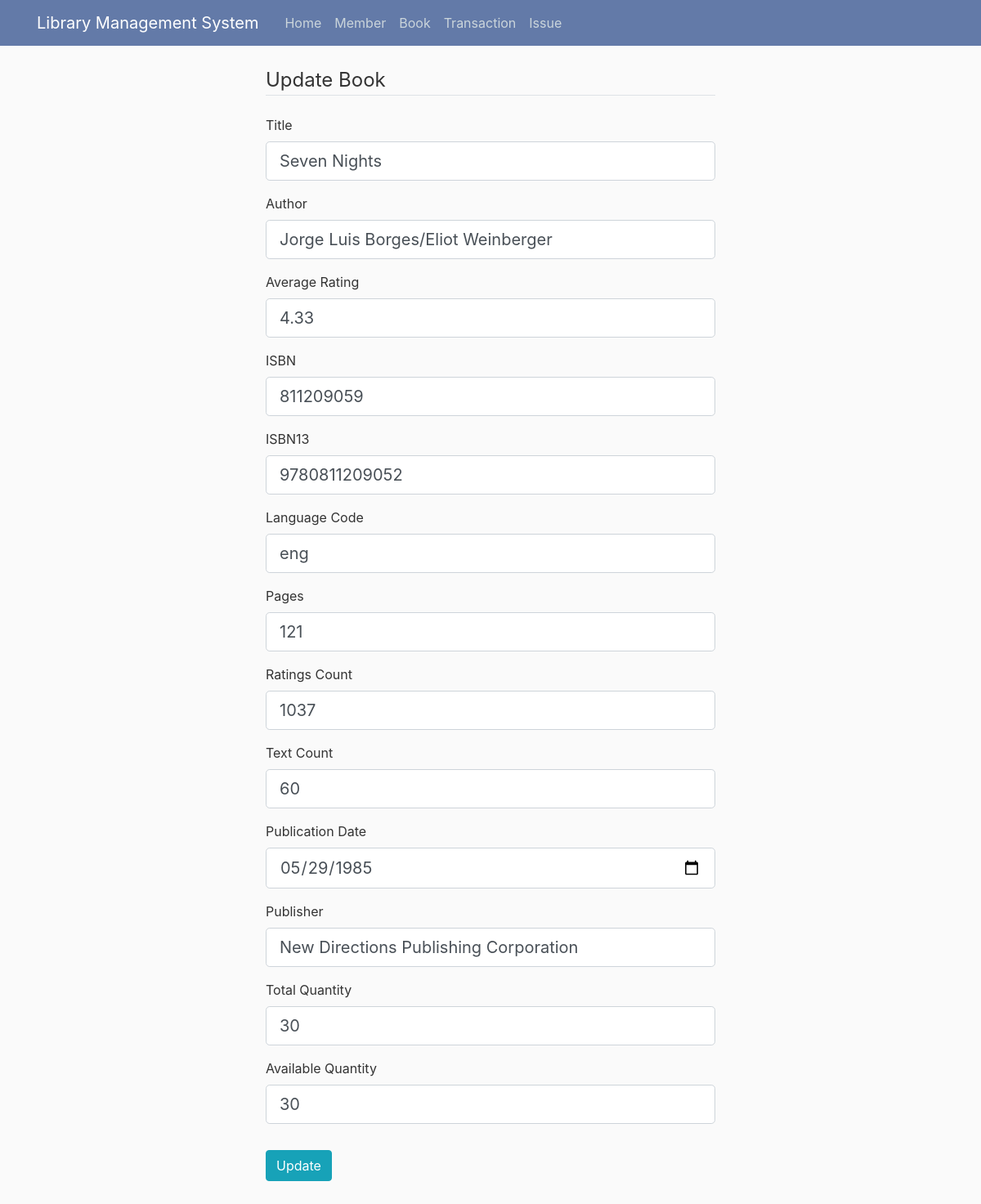
The page /book/2/update on the database as committed earlier.
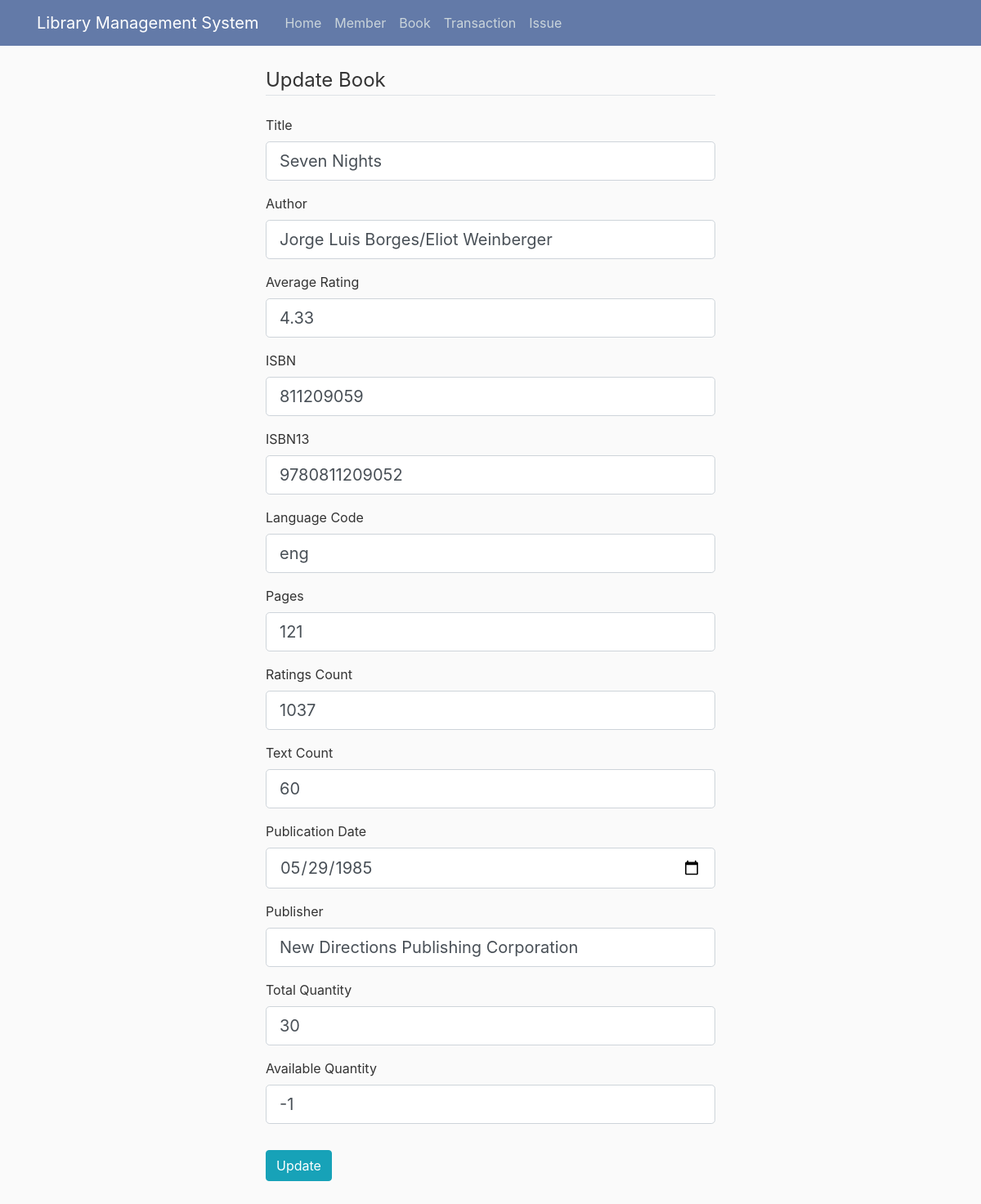
The same page on the database as committed later.
### library/models.py (models this page shows, shortened)
class Book(db.Model):
    id = db.Column(db.Integer, primary_key=True)
    title = db.Column(db.String, nullable=False)
    authors = db.Column(db.String, nullable=False)
    average_rating = db.Column(db.Float, nullable=False)
    isbn = db.Column(db.Integer, nullable=False)
    isbn13 = db.Column(db.Integer, nullable=False)
    language_code = db.Column(db.String(300), nullable=False)
    num_pages = db.Column(db.Integer, nullable=False)
    ratings_count = db.Column(db.Integer, nullable=False)
    text_reviews_count = db.Column(db.Integer, nullable=False)
    publication_date = db.Column(db.Date, nullable=False)
    publisher = db.Column(db.String, nullable=False)
    total_quantity = db.Column(db.Integer, default=30)
    available_quantity = db.Column(db.Integer, default=30, nullable=True)
    total_issue = db.Column(db.Integer, default=10, nullable=True)
    transaction = db.relationship('Transaction', backref='book', lazy=True, passive_deletes=True)

### library/routes/book_routes.py (the view)
@app.route("/book/<int:book_id>/update", methods=['GET', 'POST'])
def update_book(book_id):
    book = Book.query.get_or_404(book_id)
    form = UpdateBook()
    if form.validate_on_submit():
        book.title = form.title.data
        book.authors = form.authors.data
        book.average_rating = form.average_rating.data
        book.isbn = form.isbn.data
        book.isbn13 = form.isbn13.data
        book.language_code = form.language_code.data
        book.num_pages = form.num_pages.data
        book.ratings_count = form.ratings_count.data
        book.text_reviews_count = form.text_reviews_count.data
        book.publication_date = form.publication_date.data
        book.publisher = form.publisher.data
        book.total_quantity = form.total_quantity.data
        book.available_quantity = form.available_quantity.data
        db.session.commit()
        flash('Book details have been updated!', 'success')
        return redirect(url_for('view_book'))
    elif request.method == 'GET':
        form.title.data = book.title
        form.authors.data = book.authors
        form.average_rating.data = book.average_rating
        form.isbn.data = book.isbn
        form.isbn13.data = book.isbn13
        form.language_code.data = book.language_code
        form.num_pages.data = book.num_pages
        form.ratings_count.data = book.ratings_count
        form.text_reviews_count.data = book.text_reviews_count
        form.publication_date.data = book.publication_date
        form.publisher.data = book.publisher
        form.total_quantity.data = book.total_quantity
        form.available_quantity.data = book.available_quantity
    return render_template('book/add_book.html', title='Update Book',
                           form=form, legend='Update Book')

### library/forms.py
class UpdateBook(FlaskForm):
    title = StringField('Title', validators=[DataRequired()])
    authors = StringField('Author', validators=[DataRequired()])
    average_rating = FloatField('Average Rating', validators=[DataRequired()])
    isbn = StringField('ISBN', validators=[DataRequired()])
    isbn13 = StringField('ISBN13', validators=[DataRequired()])
    language_code = StringField('Language Code', validators=[DataRequired()])
    num_pages = IntegerField('Pages', validators=[DataRequired()])
    ratings_count = IntegerField('Ratings Count', validators=[DataRequired()])
    text_reviews_count = IntegerField('Text Count', validators=[DataRequired()])
    publication_date = DateField('Publication Date', validators=[DataRequired()])
    publisher = StringField('Publisher', validators=[DataRequired()])
    total_quantity = IntegerField('Total Quantity', validators=[DataRequired()])
    available_quantity = IntegerField('Available Quantity')
    submit = SubmitField('Update')

### library/templates/book/add_book.html (shortened to what the changed rows need)
{% extends "layout.html" %}
{% block content %}
<div class="content-section">
    <form method="POST" action="" class="add_data">
        <fieldset class="form-group">
            <div class="form-group">
                {{ form.title.label(class="form-control-label") }}
                {% if form.title.errors %}
                {{ form.title(class="form-control form-control-lg is-invalid") }}
                <div class="invalid-feedback">
                    {% for error in form.title.errors %}
                    <span>{{ error }}</span>
                    {% endfor %}
                </div>
                {% else %}
                {{ form.title(class="form-control form-control-lg") }}
                {% endif %}
            </div>
            <div class="form-group">
                {{ form.authors.label(class="form-control-label") }}
                {% if form.authors.errors %}
                {{ form.authors(class="form-control form-control-lg is-invalid") }}
                <div class="invalid-feedback">
                    {% for error in form.content.errors %}
                    <span>{{ error }}</span>
                    {% endfor %}
                </div>
                {% else %}
                {{ form.authors(class="form-control form-control-lg") }}
                {% endif %}
            </div>
            <div class="form-group">
                {{ form.average_rating.label(class="form-control-label") }}
                {% if form.average_rating.errors %}
                {{ form.average_rating(class="form-control form-control-lg is-invalid") }}
                <div class="invalid-feedback">
                    {% for error in form.average_rating.errors %}
                    <span>{{ error }}</span>
                    {% endfor %}
                </div>
                {% else %}
                {{ form.average_rating(class="form-control form-control-lg") }}
                {% endif %}
            </div>
            <div class="form-group">
                {{ form.isbn.label(class="form-control-label") }}
                {% if form.isbn.errors %}
                {{ form.isbn(class="form-control form-control-lg is-invalid") }}
                <div class="invalid-feedback">
                    {% for error in form.isbn.errors %}
                    <span>{{ error }}</span>
                    {% endfor %}
                </div>
                {% else %}
                {{ form.isbn(class="form-control form-control-lg") }}
                {% endif %}
            </div>
            <div class="form-group">
                {{ form.isbn13.label(class="form-control-label") }}
                {% if form.isbn13.errors %}
                {{ form.isbn13(class="form-control form-control-lg is-invalid") }}
                <div class="invalid-feedback">
                    {% for error in form.isbn13.errors %}
                    <span>{{ error }}</span>
                    {% endfor %}
                </div>
                {% else %}
                {{ form.isbn13(class="form-control form-control-lg") }}
                {% endif %}
            </div>
            <div class="form-group">
                {{ form.language_code.label(class="form-control-label") }}
                {% if form.language_code.errors %}
                {{ form.language_code(class="form-control form-control-lg is-invalid") }}
                <div class="invalid-feedback">
                    {% for error in form.language_code.errors %}
                    <span>{{ error }}</span>
                    {% endfor %}
                </div>
                {% else %}
                {{ form.language_code(class="form-control form-control-lg") }}
                {% endif %}
            </div>
            <div class="form-group">
                {{ form.num_pages.label(class="form-control-label") }}
                {% if form.num_pages.errors %}
                {{ form.num_pages(class="form-control form-control-lg is-invalid") }}
                <div class="invalid-feedback">
                    {% for error in form.num_pages.errors %}
                    <span>{{ error }}</span>
                    {% endfor %}
                </div>
                {% else %}
                {{ form.num_pages(class="form-control form-control-lg") }}
                {% endif %}
            </div>
            <div class="form-group">
                {{ form.ratings_count.label(class="form-control-label") }}
                {% if form.ratings_count.errors %}
                {{ form.ratings_count(class="form-control form-control-lg is-invalid") }}
                <div class="invalid-feedback">
                    {% for error in form.ratings_count.errors %}
                    <span>{{ error }}</span>
                    {% endfor %}
                </div>
                {% else %}
                {{ form.ratings_count(class="form-control form-control-lg") }}
                {% endif %}
            </div>
            <div class="form-group">
                {{ form.text_reviews_count.label(class="form-control-label") }}
                {% if form.text_reviews_count.errors %}
                {{ form.text_reviews_count(class="form-control form-control-lg is-invalid") }}
                <div class="invalid-feedback">
                    {% for error in form.text_reviews_count.errors %}
                    <span>{{ error }}</span>
                    {% endfor %}
                </div>
                {% else %}
                {{ form.text_reviews_count(class="form-control form-control-lg") }}
                {% endif %}
            </div>
            <div class="form-group">
                {{ form.publication_date.label(class="form-control-label") }}
                {% if form.publication_date.errors %}
                {{ form.publication_date(class="form-control form-control-lg is-invalid") }}
                <div class="invalid-feedback">
                    {% for error in form.publication_date.errors %}
                    <span>{{ error }}</span>
                    {% endfor %}
                </div>
                {% else %}
                {{ form.publication_date(class="form-control form-control-lg") }}
                {% endif %}
            </div>
            <div class="form-group">
                {{ form.publisher.label(class="form-control-label") }}
                {% if form.publisher.errors %}
                {{ form.publisher(class="form-control form-control-lg is-invalid") }}
                <div class="invalid-feedback">
                    {% for error in form.publisher.errors %}
                    <span>{{ error }}</span>
                    {% endfor %}
                </div>
                {% else %}
                {{ form.publisher(class="form-control form-control-lg") }}
                {% endif %}
            </div>
            <div class="form-group">
                {{ form.total_quantity.label(class="form-control-label") }}
                {% if form.total_quantity.errors %}
                {{ form.total_quantity(class="form-control form-control-lg is-invalid") }}
                <div class="invalid-feedback">
                    {% for error in form.total_quantity.errors %}
                    <span>{{ error }}</span>
                    {% endfor %}
                </div>
                {% else %}
                {{ form.total_quantity(class="form-control form-control-lg") }}
                {% endif %}
            </div>
            <div class="form-group">
                {{ form.available_quantity.label(class="form-control-label") }}
                {% if form.available_quantity.errors %}
                {{ form.available_quantity(class="form-control form-control-lg is-invalid") }}
                <div class="invalid-feedback">
                    {% for error in form.available_quantity.errors %}
                    <span>{{ error }}</span>
                    {% endfor %}
                </div>
                {% else %}
                {{ form.available_quantity(class="form-control form-control-lg") }}
                {% endif %}
            </div>
        </fieldset>
        <br>
    </form>
</div>
{% endblock content %}

Rows that differ between the two databases and show on the page:
changed Book "Seven Nights": available_quantity "30" → "-1"
